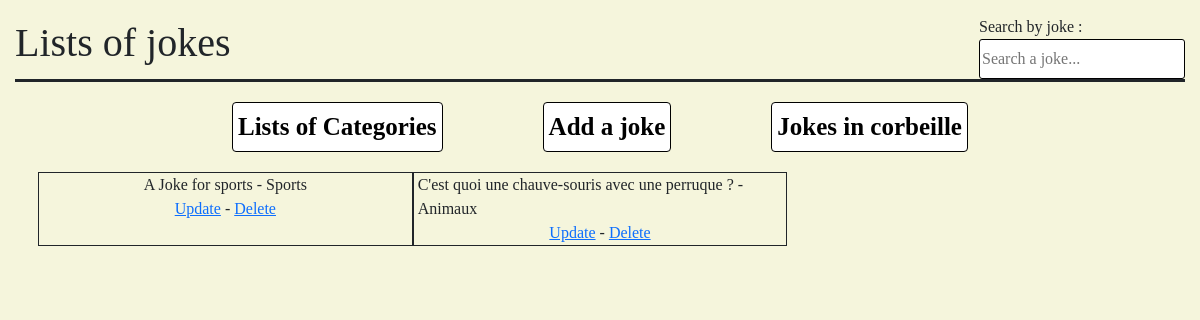
/jokes/, run on an earlier commit of the app's database.
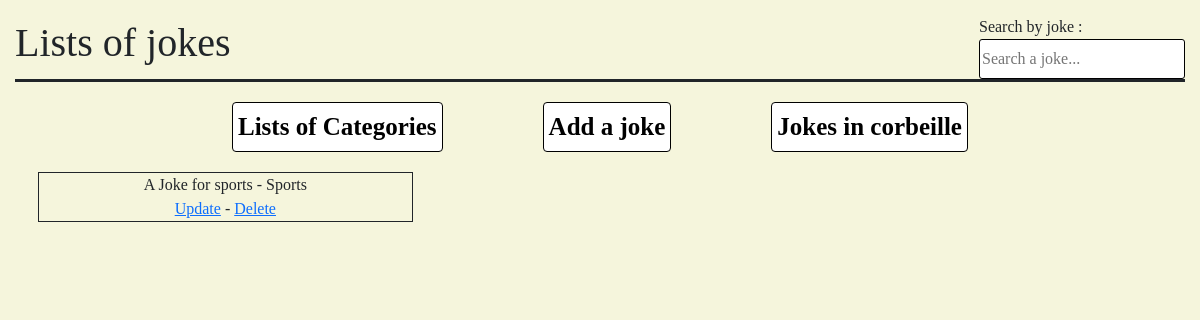
And on a later commit of the database.
### jokesapp/models.py (models this page shows, shortened)
class Joke(models.Model):
    category = models.ForeignKey(Category , on_delete=models.CASCADE)
    question = models.CharField(max_length=300)
    answer = models.CharField(max_length=150)
    date_pub = models.DateTimeField("Date pub")
    view = models.BooleanField(default=True)

class Category(models.Model):
    libelle = models.CharField(max_length=180)
    view = models.BooleanField(default=True)
    def __str__(self):
        return self.libelle

### jokesapp/views.py (the view)
# urls.py: path('' , views.Index.as_view() , name="Index"),
class Index(generic.ListView):
    template_name = "jokesapp/index.html"
    context_object_name = "jokes"
    def get_queryset(self):
        return Joke.objects.all().order_by('-date_pub').filter(view = True);

### jokesapp/templates/jokesapp/index.html (shortened to what this page needs)
<!DOCTYPE html>
<html lang="en">
<head>
    <link href="https://cdn.jsdelivr.net/npm/bootstrap@5.3.1/dist/css/bootstrap.min.css" rel="stylesheet">
    {% load static %}
    <link rel="stylesheet" href="{% static 'jokesapp/index.css' %}" />
</head>
<body>
    <div style="display: flex;justify-content: space-between;align-items: center;border-bottom:solid;margin:15px;">
        <h1>Lists of jokes</h1>
        <form method="get" action="{% url 'jokesapp:search_joke' %}">
            <div style="display:flex;flex-direction: column;">
                <label for="word">Search by joke :</label>
                <input
                    style="height: 40px;border-radius: 3px;border: solid .5px;outline: none;"
                    type="search" name="word" id="word" placeholder="Search a joke..."
                >
            </div>
        </form>
    </div>
    <div style="display: flex; gap:100px;justify-content: center; margin:20px;">
        <a class="link" href="{% url 'jokesapp:categories' %}">Lists of Categories</a>
        <a class="link" href="{% url 'jokesapp:create' %}">Add a joke</a>
        <a class="link" href="{% url 'jokesapp:joke_deleted' %}">Jokes in corbeille</a>
    </div>
    <div class="container">
        <div class="row g-2" >
            {% for joke in jokes %}
                <div class="col-4 border border-dark flex d-flex flex-column align-items-center">
                    {{joke.question}}
                    - {{joke.category}}
                    <div> <a href="{% url 'jokesapp:update' joke.id %}">Update</a> - <a href="{% url 'jokesapp:remove_joke' joke.id %}">Delete</a>
                    </div>
                </div>
            {% endfor %}
        </div>
    </div>
</body>
</html>

What changed in the data, as far as the page shows it:
removed Joke: question "C'est quoi une chauve-souris avec une perruque ?", category "Animaux"
